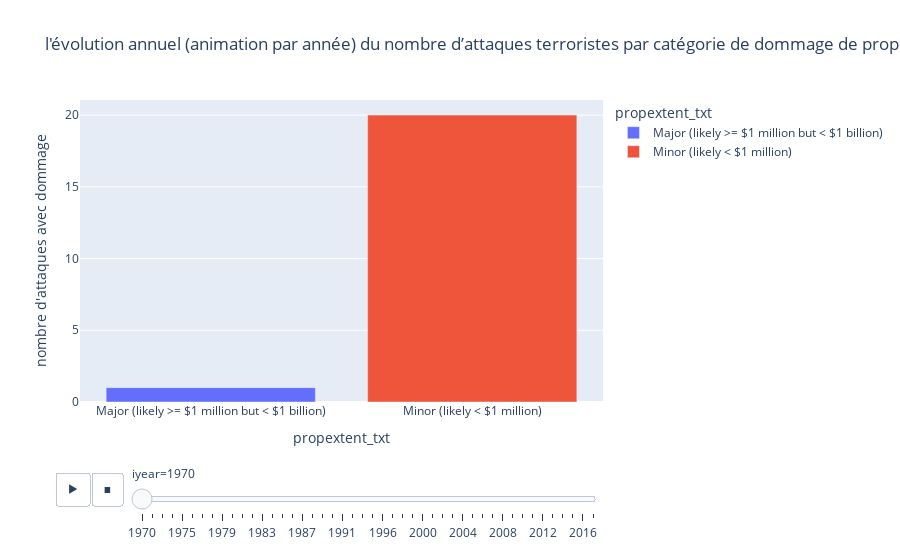

The code cell stored with this chart in its notebook:
### Code cell
express.bar(catégorie_dommage,x='propextent_txt',y="nombre d'attaques avec dommage",color='propextent_txt',animation_frame='iyear',title="l'évolution annuel (animation par année) du nombre d’attaques terroristes par catégorie de dommage de propriété")

### Figure 1 — Plotly figure (JSON) as saved in the notebook; plotly's stock layout.template omitted (floating-point values rounded to 4 significant figures)
{"data": [{"alignmentgroup": "True", "hovertemplate": "propextent_txt=%{x}<br>iyear=1970<br>nombre d'attaques avec dommage=%{y}<extra></extra>", "legendgroup": "Major (likely >= $1 million but < $1 billion)", "marker": {"color": "#636efa", "pattern": {"shape": ""}}, "name": "Major (likely >= $1 million but < $1 billion)", "offsetgroup": "Major (likely >= $1 million but < $1 billion)", "orientation": "v", "showlegend": true, "textposition": "auto", "type": "bar", "x": ["Major (likely >= $1 million but < $1 billion)"], "xaxis": "x", "y": [1], "yaxis": "y"}, {"alignmentgroup": "True", "hovertemplate": "propextent_txt=%{x}<br>iyear=1970<br>nombre d'attaques avec dommage=%{y}<extra></extra>", "legendgroup": "Minor (likely < $1 million)", "marker": {"color": "#EF553B", "pattern": {"shape": ""}}, "name": "Minor (likely < $1 million)", "offsetgroup": "Minor (likely < $1 million)", "orientation": "v", "showlegend": true, "textposition": "auto", "type": "bar", "x": ["Minor (likely < $1 million)"], "xaxis": "x", "y": [20], "yaxis": "y"}], "layout": {"barmode": "relative", "legend": {"title": {"text": "propextent_txt"}, "tracegroupgap": 0}, "sliders": [{"active": 0, "currentvalue": {"prefix": "iyear="}, "len": 0.9, "pad": {"b": 10, "t": 60}, "steps": [{"args": [["1970"], {"frame": {"duration": 0, "redraw": true}, "fromcurrent": true, "mode": "immediate", "transition": {"duration": 0, "easing": "linear"}}], "label": "1970", "method": "animate"}, {"args": [["1971"], {"frame": {"duration": 0, "redraw": true}, "fromcurrent": true, "mode": "immediate", "transition": {"duration": 0, "easing": "linear"}}], "label": "1971", "method": "animate"}, {"args": [["1972"], {"frame": {"duration": 0, "redraw": true}, "fromcurrent": true, "mode": "immediate", "transition": {"duration": 0, "easing": "linear"}}], "label": "1972", "method": "animate"}, {"args": [["1974"], {"frame": {"duration": 0, "redraw": true}, "fromcurrent": true, "mode": "immediate", "transition": {"duration": 0, "easing": "linear"}}], "label": "1974", "method": "animate"}, {"args": [["1975"], {"frame": {"duration": 0, "redraw": true}, "fromcurrent": true, "mode": "immediate", "transition": {"duration": 0, "easing": "linear"}}], "label": "1975", "method": "animate"}, {"args": [["1976"], {"frame": {"duration": 0, "redraw": true}, "fromcurrent": true, "mode": "immediate", "transition": {"duration": 0, "easing": "linear"}}], "label": "1976", "method": "animate"}, {"args": [["1977"], {"frame": {"duration": 0, "redraw": true}, "fromcurrent": true, "mode": "immediate", "transition": {"duration": 0, "easing": "linear"}}], "label": "1977", "method": "animate"}, {"args": [["1978"], {"frame": {"duration": 0, "redraw": true}, "fromcurrent": true, "mode": "immediate", "transition": {"duration": 0, "easing": "linear"}}], "label": "1978", "method": "animate"}, {"args": [["1979"], {"frame": {"duration": 0, "redraw": true}, "fromcurrent": true, "mode": "immediate", "transition": {"duration": 0, "easing": "linear"}}], "label": "1979", "method": "animate"}, {"args": [["1980"], {"frame": {"duration": 0, "redraw": true}, "fromcurrent": true, "mode": "immediate", "transition": {"duration": 0, "easing": "linear"}}], "label": "1980", "method": "animate"}, {"args": [["1981"], {"frame": {"duration": 0, "redraw": true}, "fromcurrent": true, "mode": "immediate", "transition": {"duration": 0, "easing": "linear"}}], "label": "1981", "method": "animate"}, {"args": [["1982"], {"frame": {"duration": 0, "redraw": true}, "fromcurrent": true, "mode": "immediate", "transition": {"duration": 0, "easing": "linear"}}], "label": "1982", "method": "animate"}, {"args": [["1983"], {"frame": {"duration": 0, "redraw": true}, "fromcurrent": true, "mode": "immediate", "transition": {"duration": 0, "easing": "linear"}}], "label": "1983", "method": "animate"}, {"args": [["1984"], {"frame": {"duration": 0, "redraw": true}, "fromcurrent": true, "mode": "immediate", "transition": {"duration": 0, "easing": "linear"}}], "label": "1984", "method": "animate"}, {"args": [["1985"], {"frame": {"duration": 0, "redraw": true}, "fromcurrent": true, "mode": "immediate", "transition": {"duration": 0, "easing": "linear"}}], "label": "1985", "method": "animate"}, {"args": [["1986"], {"frame": {"duration": 0, "redraw": true}, "fromcurrent": true, "mode": "immediate", "transition": {"duration": 0, "easing": "linear"}}], "label": "1986", "method": "animate"}, {"args": [["1987"], {"frame": {"duration": 0, "redraw": true}, "fromcurrent": true, "mode": "immediate", "transition": {"duration": 0, "easing": "linear"}}], "label": "1987", "method": "animate"}, {"args": [["1988"], {"frame": {"duration": 0, "redraw": true}, "fromcurrent": true, "mode": "immediate", "transition": {"duration": 0, "easing": "linear"}}], "label": "1988", "method": "animate"}, {"args": [["1989"], {"frame": {"duration": 0, "redraw": true}, "fromcurrent": true, "mode": "immediate", "transition": {"duration": 0, "easing": "linear"}}], "label": "1989", "method": "animate"}, {"args": [["1990"], {"frame": {"duration": 0, "redraw": true}, "fromcurrent": true, "mode": "immediate", "transition": {"duration": 0, "easing": "linear"}}], "label": "1990", "method": "animate"}, {"args": [["1991"], {"frame": {"duration": 0, "redraw": true}, "fromcurrent": true, "mode": "immediate", "transition": {"duration": 0, "easing": "linear"}}], "label": "1991", "method": "animate"}, {"args": [["1992"], {"frame": {"duration": 0, "redraw": true}, "fromcurrent": true, "mode": "immediate", "transition": {"duration": 0, "easing": "linear"}}], "label": "1992", "method": "animate"}, {"args": [["1994"], {"frame": {"duration": 0, "redraw": true}, "fromcurrent": true, "mode": "immediate", "transition": {"duration": 0, "easing": "linear"}}], "label": "1994", "method": "animate"}, {"args": [["1995"], {"frame": {"duration": 0, "redraw": true}, "fromcurrent": true, "mode": "immediate", "transition": {"duration": 0, "easing": "linear"}}], "label": "1995", "method": "animate"}, {"args": [["1996"], {"frame": {"duration": 0, "redraw": true}, "fromcurrent": true, "mode": "immediate", "transition": {"duration": 0, "easing": "linear"}}], "label": "1996", "method": "animate"}, {"args": [["1997"], {"frame": {"duration": 0, "redraw": true}, "fromcurrent": true, "mode": "immediate", "transition": {"duration": 0, "easing": "linear"}}], "label": "1997", "method": "animate"}, {"args": [["1998"], {"frame": {"duration": 0, "redraw": true}, "fromcurrent": true, "mode": "immediate", "transition": {"duration": 0, "easing": "linear"}}], "label": "1998", "method": "animate"}, {"args": [["1999"], {"frame": {"duration": 0, "redraw": true}, "fromcurrent": true, "mode": "immediate", "transition": {"duration": 0, "easing": "linear"}}], "label": "1999", "method": "animate"}, {"args": [["2000"], {"frame": {"duration": 0, "redraw": true}, "fromcurrent": true, "mode": "immediate", "transition": {"duration": 0, "easing": "linear"}}], "label": "2000", "method": "animate"}, {"args": [["2001"], {"frame": {"duration": 0, "redraw": true}, "fromcurrent": true, "mode": "immediate", "transition": {"duration": 0, "easing": "linear"}}], "label": "2001", "method": "animate"}, {"args": [["2002"], {"frame": {"duration": 0, "redraw": true}, "fromcurrent": true, "mode": "immediate", "transition": {"duration": 0, "easing": "linear"}}], "label": "2002", "method": "animate"}, {"args": [["2003"], {"frame": {"duration": 0, "redraw": true}, "fromcurrent": true, "mode": "immediate", "transition": {"duration": 0, "easing": "linear"}}], "label": "2003", "method": "animate"}, {"args": [["2004"], {"frame": {"duration": 0, "redraw": true}, "fromcurrent": true, "mode": "immediate", "transition": {"duration": 0, "easing": "linear"}}], "label": "2004", "method": "animate"}, {"args": [["2005"], {"frame": {"duration": 0, "redraw": true}, "fromcurrent": true, "mode": "immediate", "transition": {"duration": 0, "easing": "linear"}}], "label": "2005", "method": "animate"}, {"args": [["2006"], {"frame": {"duration": 0, "redraw": true}, "fromcurrent": true, "mode": "immediate", "transition": {"duration": 0, "easing": "linear"}}], "label": "2006", "method": "animate"}, {"args": [["2007"], {"frame": {"duration": 0, "redraw": true}, "fromcurrent": true, "mode": "immediate", "transition": {"duration": 0, "easing": "linear"}}], "label": "2007", "method": "animate"}, {"args": [["2008"], {"frame": {"duration": 0, "redraw": true}, "fromcurrent": true, "mode": "immediate", "transition": {"duration": 0, "easing": "linear"}}], "label": "2008", "method": "animate"}, {"args": [["2009"], {"frame": {"duration": 0, "redraw": true}, "fromcurrent": true, "mode": "immediate", "transition": {"duration": 0, "easing": "linear"}}], "label": "2009", "method": "animate"}, {"args": [["2010"], {"frame": {"duration": 0, "redraw": true}, "fromcurrent": true, "mode": "immediate", "transition": {"duration": 0, "easing": "linear"}}], "label": "2010", "method": "animate"}, {"args": [["2011"], {"frame": {"duration": 0, "redraw": true}, "fromcurrent": true, "mode": "immediate", "transition": {"duration": 0, "easing": "linear"}}], "label": "2011", "method": "animate"}, {"args": [["2012"], {"frame": {"duration": 0, "redraw": true}, "fromcurrent": true, "mode": "immediate", "transition": {"duration": 0, "easing": "linear"}}], "label": "2012", "method": "animate"}, {"args": [["2013"], {"frame": {"duration": 0, "redraw": true}, "fromcurrent": true, "mode": "immediate", "transition": {"duration": 0, "easing": "linear"}}], "label": "2013", "method": "animate"}, {"args": [["2014"], {"frame": {"duration": 0, "redraw": true}, "fromcurrent": true, "mode": "immediate", "transition": {"duration": 0, "easing": "linear"}}], "label": "2014", "method": "animate"}, {"args": [["2015"], {"frame": {"duration": 0, "redraw": true}, "fromcurrent": true, "mode": "immediate", "transition": {"duration": 0, "easing": "linear"}}], "label": "2015", "method": "animate"}, {"args": [["2016"], {"frame": {"duration": 0, "redraw": true}, "fromcurrent": true, "mode": "immediate", "transition": {"duration": 0, "easing": "linear"}}], "label": "2016", "method": "animate"}, {"args": [["2017"], {"frame": {"duration": 0, "redraw": true}, "fromcurrent": true, "mode": "immediate", "transition": {"duration": 0, "easing": "linear"}}], "label": "2017", "method": "animate"}], "x": 0.1, "xanchor": "left", "y": 0, "yanchor": "top"}], "title": {"text": "l'évolution annuel (animation par année) du nombre d’attaques terroristes par catégorie de dommage de propriété"}, "updatemenus": [{"buttons": [{"args": [null, {"frame": {"duration": 500, "redraw": true}, "fromcurrent": true, "mode": "immediate", "transition": {"duration": 500, "easing": "linear"}}], "label": "&#9654;", "method": "animate"}, {"args": [[null], {"frame": {"duration": 0, "redraw": true}, "fromcurrent": true, "mode": "immediate", "transition": {"duration": 0, "easing": "linear"}}], "label": "&#9724;", "method": "animate"}], "direction": "left", "pad": {"r": 10, "t": 70}, "showactive": false, "type": "buttons", "x": 0.1, "xanchor": "right", "y": 0, "yanchor": "top"}], "xaxis": {"anchor": "y", "categoryarray": ["Major (likely >= $1 million but < $1 billion)", "Minor (likely < $1 million)", "Catastrophic (likely >= $1 billion)"], "categoryorder": "array", "domain": [0, 1], "title": {"text": "propextent_txt"}}, "yaxis": {"anchor": "x", "domain": [0, 1], "title": {"text": "nombre d'attaques avec dommage"}}}}
